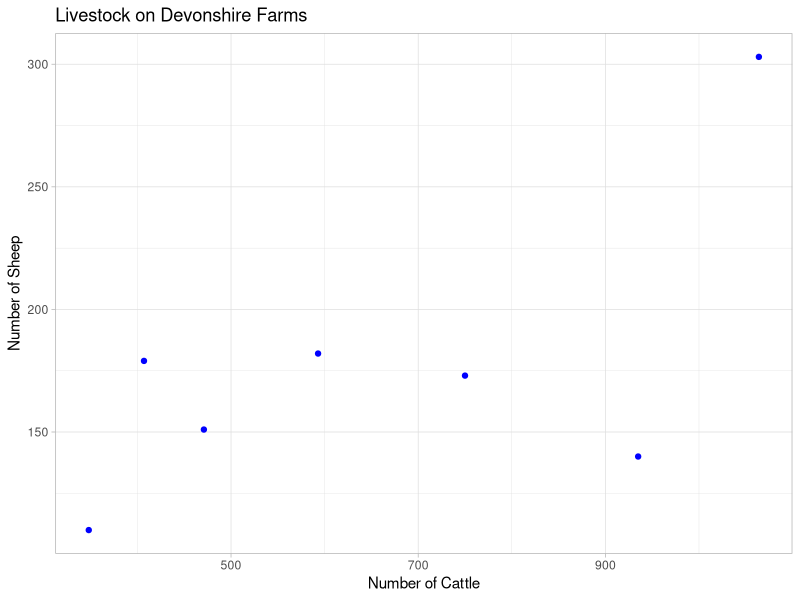
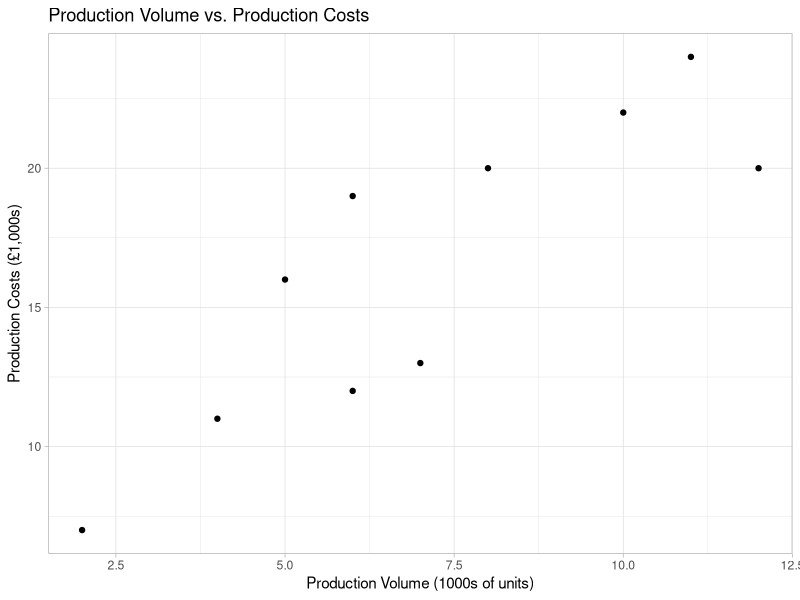
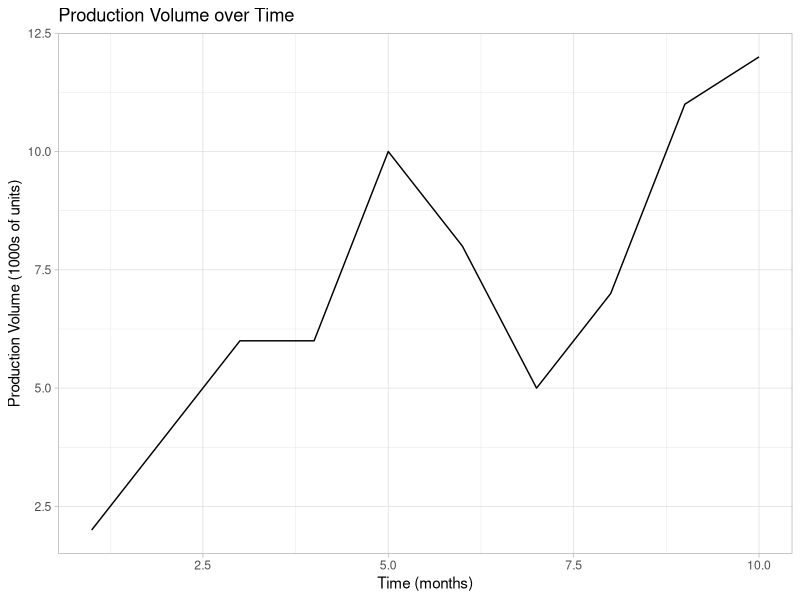
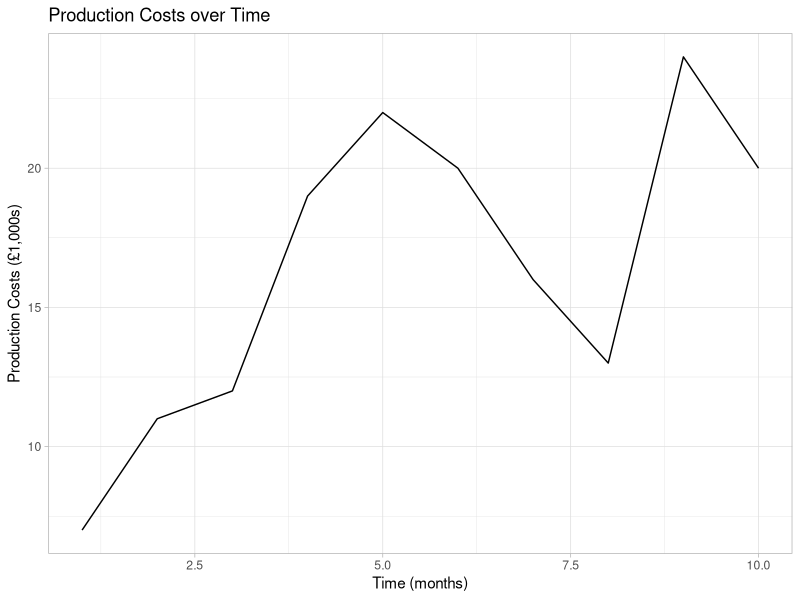
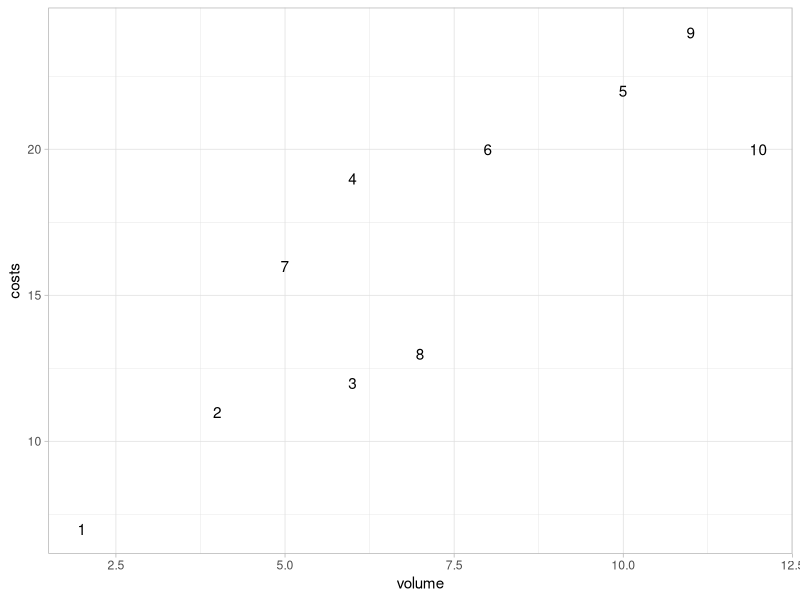

R code for these plots, in order:
## ---- chunk 1
knitr::opts_chunk$set(echo = TRUE)
library(ggplot2)
library(tidyr)
library(dplyr)
## ---- chunk 2
cattle <- c(348, 407, 1064, 750, 593, 1867, 471, 935, 1443)
sheep <- c(110, 179, 303, 173, 182, 458, 151, 140, 222)
## ---- chunk 3
cattle_new <- cattle[-c(6, 9)]
sheep_new <- sheep[-c(6, 9)]
## ---- chunk 4
df <- data.frame(cattle_new, sheep_new)
## ---- chunk 5
df
## ---- chunk 6
ggplot(df, aes(x = cattle_new, y = sheep_new)) +
  theme_light() + geom_point(col = 'blue') +
  labs(x = "Number of Cattle", y = "Number of Sheep",
       title = "Livestock on Devonshire Farms")
## ---- chunk 7
df %>%
  summarise(mean_cattle_new = mean(cattle_new),
            mean_sheep_new = mean(sheep_new),
            median_cattle_new = mean(cattle_new),
            median_sheep_new = mean(sheep_new))
## ---- chunk 8
sum_cattle_new <- sum(cattle_new)
len_cattle_new <- length(cattle_new)

sum_cattle_new / len_cattle_new
## ---- chunk 9
results <- c(5, 5, 2, 4, 3, 5, 5, 1, 2, 5)
## ---- chunk 10
results_factor <- factor(results, levels = c(1, 2, 3, 4, 5),
                         labels = c('Strongly Disagree', 'Disagree', 'Neutral', 'Agree',
                                    'Strongly Agree'))
## ---- chunk 11
results_table <- table(results_factor)
## ---- chunk 12
results_table
## ---- chunk 13
reversed_results_factor <- factor(results, levels = c(5, 4, 3, 2, 1),
                                  labels = c('Strongly Agree', 'Agree', 'Neutral',
                                             'Disagree', 'Strongly Disagree'))

reversed_results_table <- table(reversed_results_factor)
## ---- chunk 14
reversed_results_table
## ---- chunk 15
volume <- c(2, 4, 6, 6, 10, 8, 5, 7, 11, 12)
costs <- c(7, 11, 12, 19, 22, 20, 16, 13, 24, 20)
## ---- chunk 16
# Create a data frame, using the provided vectors
df <- data.frame(volume, costs)

# Plot production volume vs. production costs
ggplot(df, aes(x = volume, y = costs)) +
  theme_light() + geom_point() +
  labs(x = "Production Volume (1000s of units)",
       y = "Production Costs (£1,000s)",
       title = "Production Volume vs. Production Costs")
## ---- chunk 17
# Create a vector of months and add it to the data frame
month <- c(1:10)
df <- cbind(df, month)

# Plot production volume vs. time
ggplot(df, aes(x = month, y = volume)) +
  theme_light() + geom_line() +
  labs(x = "Time (months)", y = "Production Volume (1000s of units)",
       title = "Production Volume over Time")
## ---- chunk 18
ggplot(df, aes(x = month, y = costs)) +
  theme_light() + geom_line() +
  labs(x = "Time (months)", y = "Production Costs (£1,000s)",
       title = "Production Costs over Time")
## ---- chunk 19
ggplot(df, aes(x = volume, y = costs, label = row.names(df))) +
  theme_light() + geom_text()
  labs(x = "Production Volume (1000s of units)",
       y = "Production Costs (£1,000s)",
       title = "Production Volume vs. Production Costs over Time",
       subtitle = "Months are represented as the data points' text")
